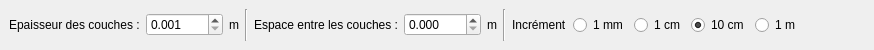
<?xml version="1.0" encoding="UTF-8"?>
<ui version="4.0">
 <class>ONF_ActionSlicePointCloudOptions</class>
 <widget class="QWidget" name="ONF_ActionSlicePointCloudOptions">
  <property name="geometry">
   <rect>
    <x>0</x>
    <y>0</y>
    <width>874</width>
    <height>50</height>
   </rect>
  </property>
  <property name="windowTitle">
   <string>Form</string>
  </property>
  <layout class="QHBoxLayout" name="horizontalLayout">
   <property name="leftMargin">
    <number>0</number>
   </property>
   <property name="topMargin">
    <number>0</number>
   </property>
   <property name="rightMargin">
    <number>0</number>
   </property>
   <property name="bottomMargin">
    <number>0</number>
   </property>
   <item>
    <widget class="QWidget" name="wd_toolbar" native="true">
     <layout class="QVBoxLayout" name="verticalLayout">
      <property name="spacing">
       <number>0</number>
      </property>
      <property name="leftMargin">
       <number>0</number>
      </property>
      <property name="topMargin">
       <number>0</number>
      </property>
      <property name="rightMargin">
       <number>0</number>
      </property>
      <property name="bottomMargin">
       <number>0</number>
      </property>
      <item>
       <widget class="QWidget" name="widget" native="true">
        <layout class="QHBoxLayout" name="horizontalLayout_2">
         <item>
          <widget class="QLabel" name="lb_thickness">
           <property name="text">
            <string>Epaisseur des couches :</string>
           </property>
          </widget>
         </item>
         <item>
          <widget class="QDoubleSpinBox" name="dsb_thickness">
           <property name="decimals">
            <number>3</number>
           </property>
           <property name="minimum">
            <double>0.001000000000000</double>
           </property>
           <property name="maximum">
            <double>9999.998999999999796</double>
           </property>
           <property name="singleStep">
            <double>0.100000000000000</double>
           </property>
          </widget>
         </item>
         <item>
          <widget class="QLabel" name="label_3">
           <property name="text">
            <string>m</string>
           </property>
          </widget>
         </item>
         <item>
          <widget class="Line" name="line">
           <property name="orientation">
            <enum>Qt::Vertical</enum>
           </property>
          </widget>
         </item>
         <item>
          <widget class="QLabel" name="lb_spacing">
           <property name="text">
            <string>Espace entre les couches :</string>
           </property>
          </widget>
         </item>
         <item>
          <widget class="QDoubleSpinBox" name="dsb_space">
           <property name="decimals">
            <number>3</number>
           </property>
           <property name="maximum">
            <double>9999.000000000000000</double>
           </property>
           <property name="singleStep">
            <double>0.050000000000000</double>
           </property>
          </widget>
         </item>
         <item>
          <widget class="QLabel" name="label_4">
           <property name="text">
            <string>m</string>
           </property>
          </widget>
         </item>
         <item>
          <widget class="Line" name="line_2">
           <property name="orientation">
            <enum>Qt::Vertical</enum>
           </property>
          </widget>
         </item>
         <item>
          <widget class="QLabel" name="label">
           <property name="text">
            <string>Incrément</string>
           </property>
          </widget>
         </item>
         <item>
          <widget class="QRadioButton" name="rb_1mm">
           <property name="text">
            <string>1 mm</string>
           </property>
           <attribute name="buttonGroup">
            <string notr="true">bg_singleStep</string>
           </attribute>
          </widget>
         </item>
         <item>
          <widget class="QRadioButton" name="rb_1cm">
           <property name="text">
            <string>1 cm</string>
           </property>
           <attribute name="buttonGroup">
            <string notr="true">bg_singleStep</string>
           </attribute>
          </widget>
         </item>
         <item>
          <widget class="QRadioButton" name="rb_10cm">
           <property name="text">
            <string>10 cm</string>
           </property>
           <property name="checked">
            <bool>true</bool>
           </property>
           <attribute name="buttonGroup">
            <string notr="true">bg_singleStep</string>
           </attribute>
          </widget>
         </item>
         <item>
          <widget class="QRadioButton" name="rb_1m">
           <property name="text">
            <string>1 m</string>
           </property>
           <attribute name="buttonGroup">
            <string notr="true">bg_singleStep</string>
           </attribute>
          </widget>
         </item>
         <item>
          <spacer name="horizontalSpacer">
           <property name="orientation">
            <enum>Qt::Horizontal</enum>
           </property>
           <property name="sizeHint" stdset="0">
            <size>
             <width>40</width>
             <height>20</height>
            </size>
           </property>
          </spacer>
         </item>
        </layout>
       </widget>
      </item>
     </layout>
    </widget>
   </item>
  </layout>
 </widget>
 <resources/>
 <connections/>
 <buttongroups>
  <buttongroup name="bg_singleStep"/>
 </buttongroups>
</ui>
